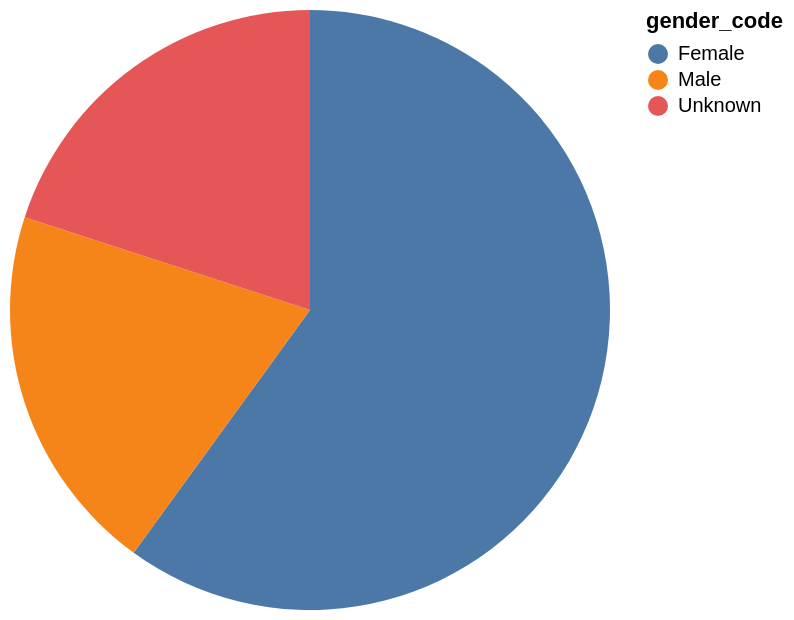

The specification (Vega-Lite) saved for this image:
### Vega-Lite specification from a JSON file in a GitHub repository (floating-point values rounded to 4 significant figures)
{"data": {"values": [{"x_data": "Female", "y_data": 9}, {"x_data": "Male", "y_data": 3}, {"x_data": "Unknown", "y_data": 3}]}, "mark": "arc", "encoding": {"theta": {"field": "y_data", "type": "quantitative", "title": "COUNT(*)"}, "color": {"field": "x_data", "type": "nominal", "title": "gender_code"}}}
